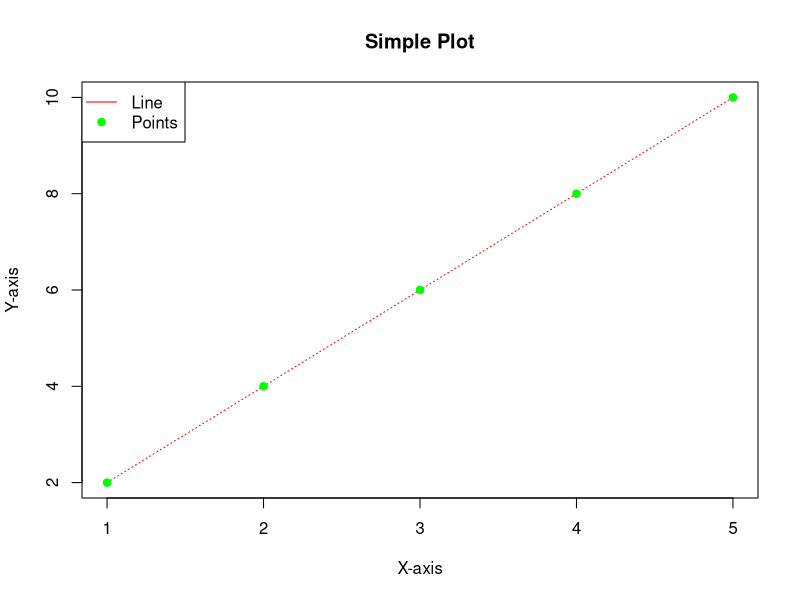

Write the R code that produced this figure. (Note: this script raises an error after producing the figure.)
# Welcome to R! This script introduces basic commands and concepts.
# Any text after "#" is a comment and will not be executed.

# R as a Calculator
# You can use R like a calculator for basic arithmetic and mathematical operations.

# Basic Arithmetic
3 + 5   # Addition
10 - 4  # Subtraction
6 * 7   # Multiplication
9 / 3   # Division
2^3     # Exponentiation
10 %% 3 # Modulus (remainder of 10 divided by 3)
10 %/% 3 # Integer division (quotient)

# Order of Operations (PEMDAS)
# R follows the precedence rules: Parentheses, Exponents, Multiplication/Division, Addition/Subtraction.
2 + 3 * 5  # Multiplication is done before addition
(2 + 3) * 5  # Parentheses change the order

# Assigning Values to Variables
# The assignment operator "<-" is used to assign values to variables.
x <- 5    # Assign 5 to x
y <- 10   # Assign 10 to y
x + y     # Add x and y
z <- x * y  # Assign the product of x and y to z

print(z)

# Data Types in R
# R has several fundamental data types, such as:
# - Numeric (e.g., 3.14, 42)
# - Integer (e.g., 5L, where "L" indicates an integer)
# - Character (e.g., "Hello")
# - Logical (e.g., TRUE, FALSE)

class(x)       # Check the data type of x
x <- "Hello"   # Change x to a character
class(x)       # Check the new data type of x

# Functions and Built-in Math
# Functions are pre-defined commands in R that perform specific tasks.
sqrt(16)      # Square root
log(100, 10)  # Logarithm base 10
exp(2)        # Exponential function
abs(-15)      # Absolute value
round(3.14159, 2)  # Round to 2 decimal places
ceiling(3.1)      # Round up
floor(3.9)        # Round down

# Logical Operators
# Logical operators allow comparisons and return TRUE or FALSE.
a <- 7
b <- 10
a > b    # Is a greater than b?
a == b   # Is a equal to b?
a != b   # Is a not equal to b?
a < b && a > 5  # Logical AND
a < b || a < 5  # Logical OR

# Working with Vectors
# A vector is a sequence of data elements of the same type.
numbers <- c(5, 4, 8, 9, 1)  # Create a numeric vector
letters <- c("a", "b", "c", "abc")  # Create a character vector
logical_vec <- c(TRUE, FALSE, TRUE)  # Create a logical vector

# Perform operations on vectors
numbers + 2   # Add 2 to each element
numbers * 3   # Multiply each element by 3
sum(numbers)  # Sum of elements
mean(numbers) # Average of elements
length(numbers) # Length of the vector

# Indexing and Slicing
# Access elements of a vector using square brackets.
numbers[1]    # First element
numbers[2:4]  # Second to fourth elements
numbers[-1]   # All elements except the first
numbers[numbers > 2]  # Elements greater than 2

head(numbers, 3) # Provides first 3 elements
tail(numbers, 3) # Provides last 3 elements

# Sequence and Repetition
1:10              # Sequence of numbers from 1 to 10
seq(1, 10, 2)     # Sequence from 1 to 10, increment by 2
rep(3, 5)         # Repeat 3 five times
rep(c(1, 2), each = 3) # Repeat each element 3 times
rep(c(1, 2), 3)   # Repeat the set (1,2) 3 times

# Creating and Accessing Lists
# A list is a collection of elements that can have different types.
my_list <- list(name = "Andrew", age = 25, scores = c(85, 90, 88))
my_list
my_list$name      # Access the "name" element
my_list$scores[2] # Access the second score

# Data Frames
# A data frame is a table-like structure where each column can have a different type.
names <- c("Student1", "Student2", "Student3")
scores <- c(85, 90, 88)
data <- data.frame(names, scores)  # Create a data frame
print(data)# Display the data frame
View(data)
data$scores         # Access the "scores" column
data[2, "scores"]   # Access Student2's score
data[1:2, ]         # Access the first two rows
data[, "names"]     # Access the "names" column

# Plotting Basics
# R has built-in functions for creating plots.
x <- c(1, 2, 3, 4, 5)
y <- c(2, 4, 6, 8, 10)
plot(x, y, main = "Simple Plot", xlab = "X-axis", ylab = "Y-axis", col = "blue", pch = 16)

# Advanced Plotting
# Adding lines, points, and legends to plots.
lines(x, y, col = "red", lty = 3)   # Add a red line
points(x, y, col = "green", pch = 19) # Add green points
legend("topleft", legend = c("Line", "Points"), col = c("red", "green"), pch = c(NA, 19), lty = c(1, NA))

# Install and Load Packages
# Packages extend R's functionality. Install a package using install.packages().
install.packages("ggplot2")  # Install ggplot2 for advanced plotting
library(ggplot2)             # Load ggplot2 for use

# Getting Help
# Use ? or help() to access documentation.
?mean          # Documentation for "mean"
help.start()   # Launch the R help system

#------------------Quick Practice----------------------#

# Install Packages
install.packages("readr") # Example ("package name")

# Call a package for use
library(readr)

# Before running these set of codes, guess which type of inputs?
guess_parser("2025-01-08")
guess_parser("16:10")
guess_parser(c("TRUE", "FALSE"))
guess_parser(c("a", "b", "c"))
guess_parser(c("12,352,561"))

install.packages("tidyverse")
install.packages("palmerpenguins")
library(tidyverse)
library(palmerpenguins)
